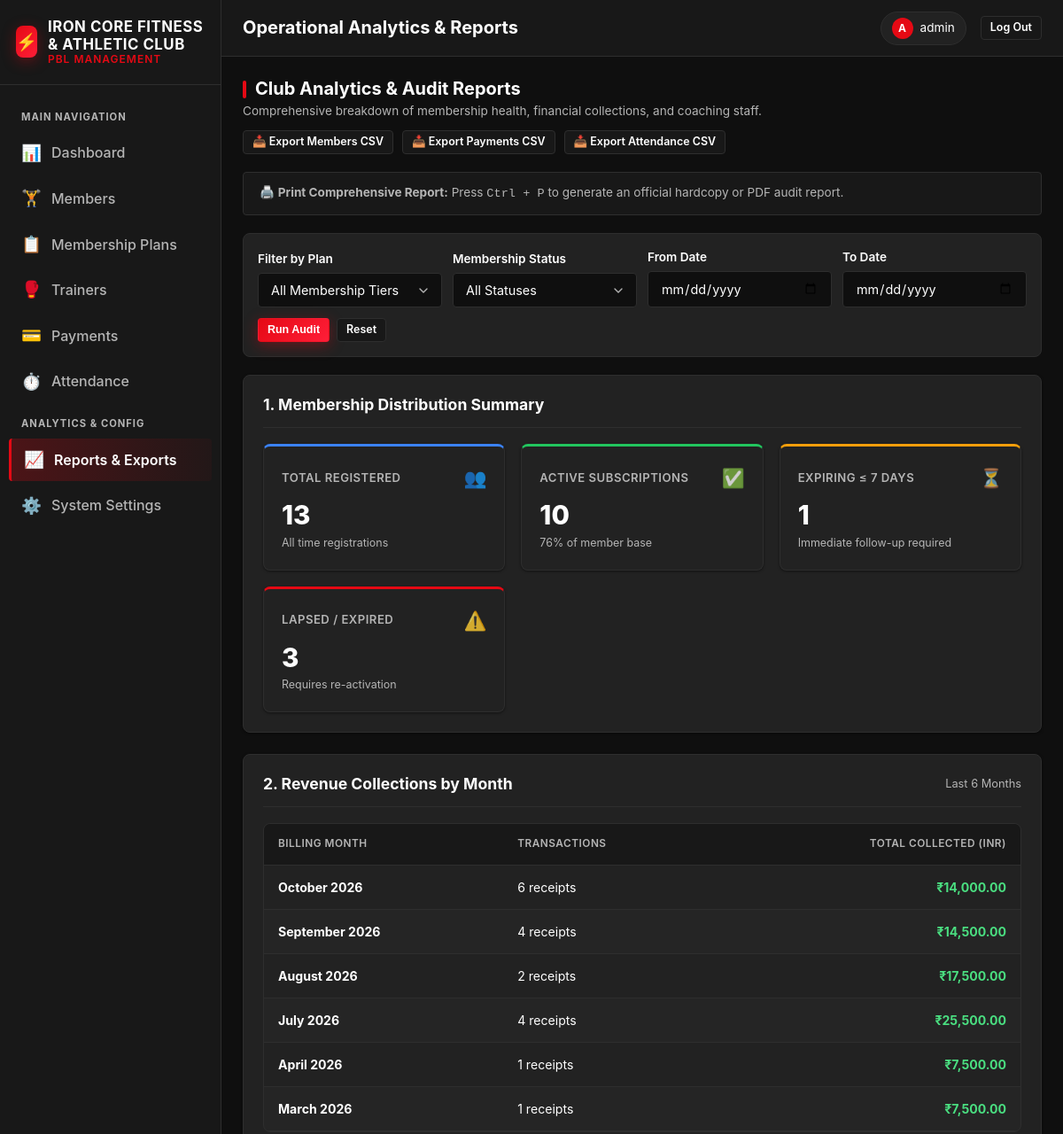
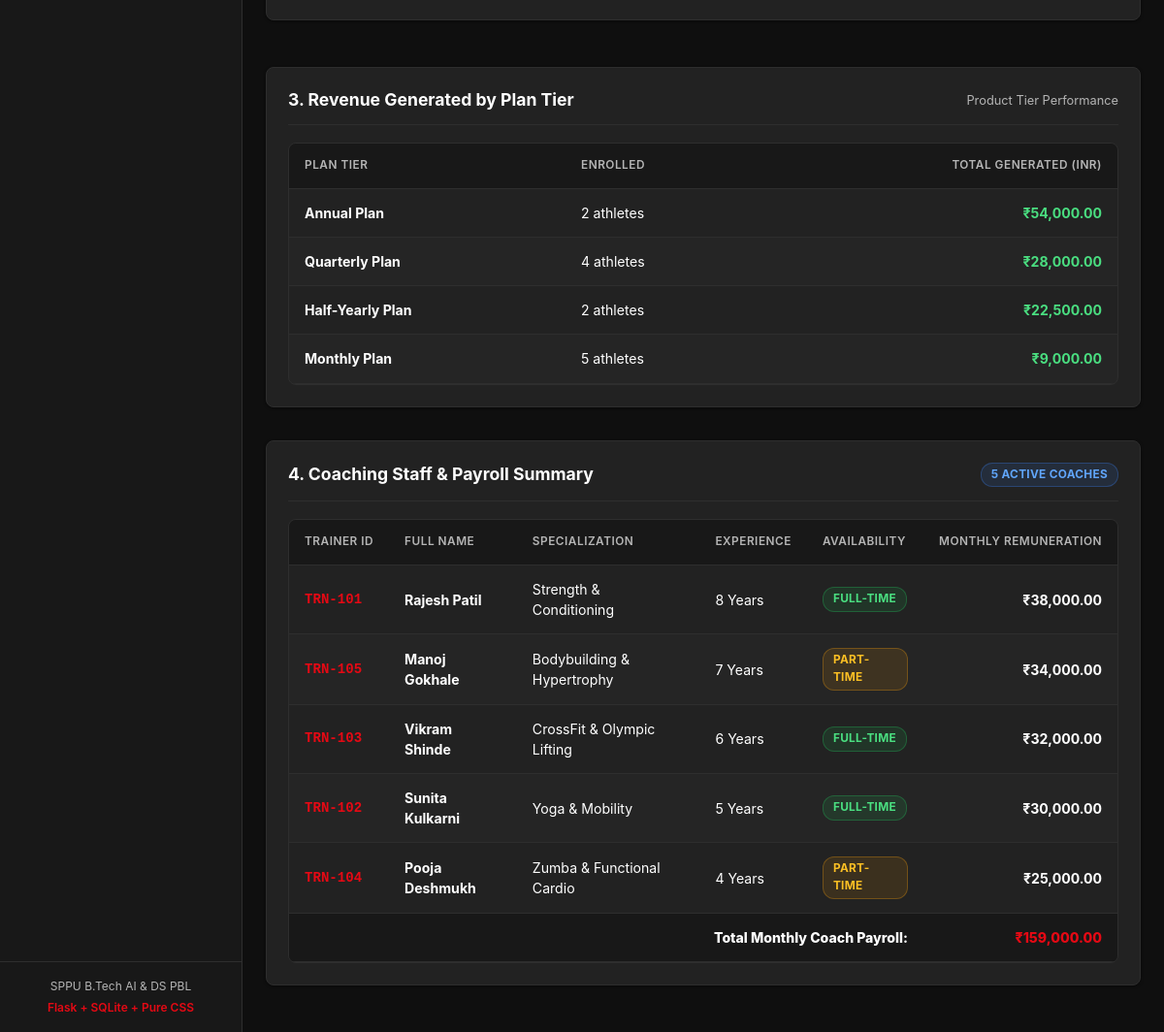
The app's page /reports (signed in) with its own data (2 pictures, top to bottom).
### tables this page shows
CREATE TABLE settings (
            key TEXT PRIMARY KEY,
            value TEXT NOT NULL
        );

CREATE TABLE membership_plans (
            id INTEGER PRIMARY KEY AUTOINCREMENT,
            plan_name TEXT UNIQUE NOT NULL,
            duration_days INTEGER NOT NULL CHECK(duration_days > 0),
            price REAL NOT NULL CHECK(price >= 0),
            description TEXT
        );

CREATE TABLE trainers (
            id INTEGER PRIMARY KEY AUTOINCREMENT,
            trainer_id TEXT UNIQUE NOT NULL,
            full_name TEXT NOT NULL,
            specialization TEXT NOT NULL,
            phone TEXT NOT NULL,
            email TEXT NOT NULL,
            experience INTEGER NOT NULL CHECK(experience >= 0 AND experience <= 50),
            salary REAL NOT NULL CHECK(salary >= 0),
            availability TEXT NOT NULL CHECK(availability IN ('Full-time', 'Part-time'))
        );

### app.py (the view)
@app.route("/reports")
@login_required
def reports_view():
    today = get_today_ist()
    today_iso = today.isoformat()
    seven_days_later_iso = (today + timedelta(days=7)).isoformat()
    filter_plan = request.args.get("plan", "").strip()
    filter_status = request.args.get("status", "").strip()
    filter_start_date = request.args.get("start_date", "").strip()
    filter_end_date = request.args.get("end_date", "").strip()
    tot_m = query_db("SELECT COUNT(*) AS c FROM members;", one=True)["c"]
    act_m = query_db("SELECT COUNT(*) AS c FROM members WHERE expiry_date >= ?;", (today_iso,), one=True)["c"]
    exp_m = query_db("SELECT COUNT(*) AS c FROM members WHERE expiry_date < ?;", (today_iso,), one=True)["c"]
    soon_m = query_db(
        "SELECT COUNT(*) AS c FROM members WHERE expiry_date >= ? AND expiry_date <= ?;",
        (today_iso, seven_days_later_iso),
        one=True,
    )["c"]
    member_summary = {
        "total": tot_m,
        "active": act_m,
        "active_pct": int((act_m / tot_m * 100)) if tot_m > 0 else 0,
        "expired": exp_m,
        "expiring_soon": soon_m,
    }
    revenue_by_month_rows = query_db(
        """SELECT SUBSTR(payment_date, 1, 7) AS month_str,
                  COUNT(*) AS tx_count,
                  COALESCE(SUM(amount), 0.0) AS total_amount
           FROM payments
           WHERE status = 'Paid'
           GROUP BY SUBSTR(payment_date, 1, 7)
           ORDER BY month_str DESC
           LIMIT 6;"""
    )
    revenue_by_month = []
    for r in revenue_by_month_rows:
        try:
            m_dt = datetime.strptime(r["month_str"], "%Y-%m")
            label = m_dt.strftime("%B %Y")
        except Exception:
            label = r["month_str"]
        revenue_by_month.append({
            "month_label": label,
            "tx_count": r["tx_count"],
            "total_amount": r["total_amount"],
        })
    revenue_by_plan = query_db(
        """SELECT pl.plan_name,
                  COUNT(DISTINCT m.id) AS member_count,
                  COALESCE(SUM(p.amount), 0.0) AS total_revenue
           FROM membership_plans pl
           LEFT JOIN members m ON pl.id = m.plan_id
           LEFT JOIN payments p ON m.member_id = p.member_id AND p.status = 'Paid'
           GROUP BY pl.id
           ORDER BY total_revenue DESC;"""
    )
    trainers = query_db("SELECT * FROM trainers ORDER BY salary DESC;")
    total_payroll = sum(t["salary"] for t in trainers)
    plans = query_db("SELECT id, plan_name FROM membership_plans ORDER BY price ASC;")
    return render_template(
        "reports.html",
        active_page="reports",
        member_summary=member_summary,
        revenue_by_month=revenue_by_month,
        revenue_by_plan=revenue_by_plan,
        trainers=trainers,
        total_payroll=total_payroll,
        plans=plans,
        filter_plan=filter_plan,
        filter_status=filter_status,
        filter_start_date=filter_start_date,
        filter_end_date=filter_end_date,
    )

### templates/reports.html (shortened to what this page needs)
{% extends "base.html" %}
{% block page_title %}Operational Analytics &amp; Reports{% endblock %}
{% block content %}
<div class="section-header">
  <div>
    <h2 class="section-title">Club Analytics &amp; Audit Reports</h2>
    <p style="font-size: 0.85rem; color: var(--muted); margin-top: 2px;">
      Comprehensive breakdown of membership health, financial collections, and coaching staff.
    </p>
  </div>
  <div style="display: flex; gap: 10px; flex-wrap: wrap;">
    <a href="{{ url_for('export_members_csv') }}?plan={{ filter_plan }}&status={{ filter_status }}" class="btn btn-secondary btn-sm">
      📥 Export Members CSV
    </a>
    <a href="{{ url_for('export_payments_csv') }}?start_date={{ filter_start_date }}&end_date={{ filter_end_date }}" class="btn btn-secondary btn-sm">
      📥 Export Payments CSV
    </a>
    <a href="{{ url_for('export_attendance_csv') }}" class="btn btn-secondary btn-sm">
      📥 Export Attendance CSV
    </a>
  </div>
</div>
<div class="print-notice">
  <span>🖨️ <strong>Print Comprehensive Report:</strong> Press <kbd>Ctrl + P</kbd> to generate an official hardcopy or PDF audit report.</span>
</div>
<form method="GET" action="{{ url_for('reports_view') }}" class="filter-bar">
  <div class="filter-item">
    <label for="plan" class="form-label">Filter by Plan</label>
    <select id="plan" name="plan" class="form-control">
      <option value="">All Membership Tiers</option>
    </select>
  </div>
  <div class="filter-item">
    <label for="status" class="form-label">Membership Status</label>
    <select id="status" name="status" class="form-control">
      <option value="">All Statuses</option>
    </select>
  </div>
  <div class="filter-item">
    <label for="start_date" class="form-label">From Date</label>
    <input type="date" id="start_date" name="start_date" class="form-control" value="{{ filter_start_date }}">
  </div>
  <div class="filter-item">
    <label for="end_date" class="form-label">To Date</label>
    <input type="date" id="end_date" name="end_date" class="form-control" value="{{ filter_end_date }}">
  </div>
  <div class="filter-actions">
    <button type="submit" class="btn btn-primary btn-sm">Run Audit</button>
    <a href="{{ url_for('reports_view') }}" class="btn btn-secondary btn-sm">Reset</a>
  </div>
</form>
<div class="card">
  <div class="card-header">
    <h3 class="card-title">1. Membership Distribution Summary</h3>
  </div>
  <div class="stats-grid" style="margin-bottom: 0;">
    <div class="stat-card accent-blue">
      <div class="stat-header">
        <span class="stat-label">Total Registered</span>
        <span class="stat-icon">👥</span>
      </div>
      <div class="stat-value">{{ member_summary.total }}</div>
      <div class="stat-subtext">All time registrations</div>
    </div>
    <div class="stat-card accent-green">
      <div class="stat-header">
        <span class="stat-label">Active Subscriptions</span>
        <span class="stat-icon">✅</span>
      </div>
      <div class="stat-value">{{ member_summary.active }}</div>
      <div class="stat-subtext">{{ member_summary.active_pct }}% of member base</div>
    </div>
    <div class="stat-card accent-amber">
      <div class="stat-header">
        <span class="stat-label">Expiring ≤ 7 Days</span>
        <span class="stat-icon">⏳</span>
      </div>
      <div class="stat-value">{{ member_summary.expiring_soon }}</div>
      <div class="stat-subtext">Immediate follow-up required</div>
    </div>
    <div class="stat-card accent-red">
      <div class="stat-header">
        <span class="stat-label">Lapsed / Expired</span>
        <span class="stat-icon">⚠️</span>
      </div>
      <div class="stat-value">{{ member_summary.expired }}</div>
      <div class="stat-subtext">Requires re-activation</div>
    </div>
  </div>
</div>
<div style="display: grid; grid-template-columns: repeat(auto-fit, minmax(450px, 1fr)); gap: 24px;">
  <div class="card">
    <div class="card-header">
      <h3 class="card-title">2. Revenue Collections by Month</h3>
      <span style="font-size: 0.8rem; color: var(--muted);">Last 6 Months</span>
    </div>
    {% if revenue_by_month %}
      <div class="table-responsive" style="margin-bottom: 0;">
        <table class="table">
          <thead>
            <tr>
              <th>Billing Month</th>
              <th>Transactions</th>
              <th style="text-align: right;">Total Collected (INR)</th>
            </tr>
          </thead>
          <tbody>
            {% for rm in revenue_by_month %}
              <tr>
                <td><strong>{{ rm.month_label }}</strong></td>
                <td>{{ rm.tx_count }} receipts</td>
                <td style="text-align: right; font-weight: 700; color: #4ade80;">
                  {{ rm.total_amount | format_currency }}
                </td>
              </tr>
            {% endfor %}
          </tbody>
        </table>
      </div>
    {% else %}
      <div class="empty-state">
        <div class="empty-desc">No revenue records recorded in this range.</div>
      </div>
    {% endif %}
  </div>
  <div class="card">
    <div class="card-header">
      <h3 class="card-title">3. Revenue Generated by Plan Tier</h3>
      <span style="font-size: 0.8rem; color: var(--muted);">Product Tier Performance</span>
    </div>
    {% if revenue_by_plan %}
      <div class="table-responsive" style="margin-bottom: 0;">
        <table class="table">
          <thead>
            <tr>
              <th>Plan Tier</th>
              <th>Enrolled</th>
              <th style="text-align: right;">Total Generated (INR)</th>
            </tr>
          </thead>
          <tbody>
            {% for rp in revenue_by_plan %}
              <tr>
                <td><strong>{{ rp.plan_name }}</strong></td>
                <td>{{ rp.member_count }} athletes</td>
                <td style="text-align: right; font-weight: 700; color: #4ade80;">
                  {{ rp.total_revenue | format_currency }}
                </td>
              </tr>
            {% endfor %}
          </tbody>
        </table>
      </div>
    {% else %}
      <div class="empty-state">
        <div class="empty-desc">No plan revenue found.</div>
      </div>
    {% endif %}
  </div>
</div>
<div class="card" style="margin-top: 10px;">
  <div class="card-header">
    <h3 class="card-title">4. Coaching Staff &amp; Payroll Summary</h3>
    <span class="badge badge-info">{{ trainers|length }} Active Coaches</span>
  </div>
  <div class="table-responsive" style="margin-bottom: 0;">
    <table class="table">
      <thead>
        <tr>
          <th>Trainer ID</th>
          <th>Full Name</th>
          <th>Specialization</th>
          <th>Experience</th>
          <th>Availability</th>
          <th style="text-align: right;">Monthly Remuneration</th>
        </tr>
      </thead>
      <tbody>
        {% for t in trainers %}
          <tr>
            <td style="font-family: monospace; font-weight: 700; color: var(--accent);">{{ t.trainer_id }}</td>
            <td><strong>{{ t.full_name }}</strong></td>
            <td>{{ t.specialization }}</td>
            <td>{{ t.experience }} Years</td>
            <td>
              {% if t.availability == 'Full-time' %}
                <span class="badge badge-active">Full-time</span>
              {% else %}
                <span class="badge badge-warning">Part-time</span>
              {% endif %}
            </td>
            <td style="text-align: right; font-weight: 700;">{{ t.salary | format_currency }}</td>
          </tr>
        {% endfor %}
        <tr style="background-color: var(--bg-2); font-weight: 800;">
          <td colspan="5" style="text-align: right; color: var(--text);">Total Monthly Coach Payroll:</td>
          <td style="text-align: right; color: var(--accent);">{{ total_payroll | format_currency }}</td>
        </tr>
      </tbody>
    </table>
  </div>
</div>
{% endblock %}

### templates/base.html (shortened to what this page needs)
<!DOCTYPE html>
<html lang="en">
<head>
  <link rel="stylesheet" href="{{ url_for('static', filename='css/style.css') }}">
</head>
<body>
  <div class="app-container">
    <aside class="sidebar">
      <div class="sidebar-brand">
        <div class="brand-icon">⚡</div>
        <div class="brand-title">
          {{ gym_name }}
          <span>PBL Management</span>
        </div>
      </div>
      <ul class="sidebar-nav">
        <li class="nav-heading">Main Navigation</li>
        <li>
          <a href="{{ url_for('dashboard') }}" class="nav-link {% if active_page == 'dashboard' %}active{% endif %}">
            <span class="nav-icon">📊</span>
            <span>Dashboard</span>
          </a>
        </li>
        <li>
          <a href="{{ url_for('members_list') }}" class="nav-link {% if active_page == 'members' %}active{% endif %}">
            <span class="nav-icon">🏋️</span>
            <span>Members</span>
          </a>
        </li>
        <li>
          <a href="{{ url_for('plans_list') }}" class="nav-link {% if active_page == 'plans' %}active{% endif %}">
            <span class="nav-icon">📋</span>
            <span>Membership Plans</span>
          </a>
        </li>
        <li>
          <a href="{{ url_for('trainers_list') }}" class="nav-link {% if active_page == 'trainers' %}active{% endif %}">
            <span class="nav-icon">🥊</span>
            <span>Trainers</span>
          </a>
        </li>
        <li>
          <a href="{{ url_for('payments_list') }}" class="nav-link {% if active_page == 'payments' %}active{% endif %}">
            <span class="nav-icon">💳</span>
            <span>Payments</span>
          </a>
        </li>
        <li>
          <a href="{{ url_for('attendance_view') }}" class="nav-link {% if active_page == 'attendance' %}active{% endif %}">
            <span class="nav-icon">⏱️</span>
            <span>Attendance</span>
          </a>
        </li>
        <li class="nav-heading">Analytics & Config</li>
        <li>
          <a href="{{ url_for('reports_view') }}" class="nav-link {% if active_page == 'reports' %}active{% endif %}">
            <span class="nav-icon">📈</span>
            <span>Reports & Exports</span>
          </a>
        </li>
        <li>
          <a href="{{ url_for('settings_view') }}" class="nav-link {% if active_page == 'settings' %}active{% endif %}">
            <span class="nav-icon">⚙️</span>
            <span>System Settings</span>
          </a>
        </li>
      </ul>
      <div class="sidebar-footer">
        <div>SPPU B.Tech AI &amp; DS PBL</div>
        <div style="margin-top: 4px; color: var(--accent); font-weight: 600;">Flask + SQLite + Pure CSS</div>
      </div>
    </aside>
    <div class="main-wrapper">
      <header class="topbar">
        <div class="topbar-left">
          <h1 class="page-title">{% block page_title %}Dashboard{% endblock %}</h1>
        </div>
        <div class="topbar-right">
          <div class="admin-badge">
            <div class="admin-avatar">{{ session.get('username', 'A')[0]|upper }}</div>
            <span>{{ session.get('username', 'Admin') }}</span>
          </div>
          <a href="{{ url_for('logout') }}" class="btn btn-secondary btn-sm" title="Log Out">
            <span>Log Out</span>
          </a>
        </div>
      </header>
      <main class="page-content">
        {% block content %}{% endblock %}
      </main>
    </div>
  </div>
</body>
</html>

### records on screen
settings: value "IRON CORE FITNESS & ATHLETIC CLUB"
membership_plans: plan_name "Annual Plan", member_count "2", total_revenue "₹54,000.00"
membership_plans: plan_name "Quarterly Plan", member_count "4", total_revenue "₹28,000.00"
membership_plans: plan_name "Half-Yearly Plan", member_count "2", total_revenue "₹22,500.00"
membership_plans: plan_name "Monthly Plan", member_count "5", total_revenue "₹9,000.00"
trainers: trainer_id "TRN-101", full_name "Rajesh Patil", specialization "Strength & Conditioning", experience "8", availability "FULL-TIME", salary "₹38,000.00"
trainers: trainer_id "TRN-105", full_name "Manoj Gokhale", specialization "Bodybuilding & Hypertrophy", experience "7", availability "PART-TIME", salary "₹34,000.00"
trainers: trainer_id "TRN-103", full_name "Vikram Shinde", specialization "CrossFit & Olympic Lifting", experience "6", availability "FULL-TIME", salary "₹32,000.00"
trainers: trainer_id "TRN-102", full_name "Sunita Kulkarni", specialization "Yoga & Mobility", experience "5", availability "FULL-TIME", salary "₹30,000.00"
trainers: trainer_id "TRN-104", full_name "Pooja Deshmukh", specialization "Zumba & Functional Cardio", experience "4", availability "PART-TIME", salary "₹25,000.00"

### other values on screen
{{ session.get('username', 'A')[0]|upper }} "A"
{{ session.get('username', 'Admin') }} "admin"
{{ member_summary.total }} "13"
{{ member_summary.active }} "10"
{{ member_summary.active_pct }} "76"
{{ member_summary.expiring_soon }} "1"
{{ member_summary.expired }} "3"
{{ rm.month_label }} "October 2026" "September 2026" "August 2026" "July 2026" "April 2026" "March 2026"
{{ rm.tx_count }} "6" "4" "2" "4" "1" "1"
{{ rm.total_amount | format_currency }} "₹14,000.00" "₹14,500.00" "₹17,500.00" "₹25,500.00" "₹7,500.00" "₹7,500.00"
{{ trainers|length }} "5"
{{ total_payroll | format_currency }} "₹159,000.00"
